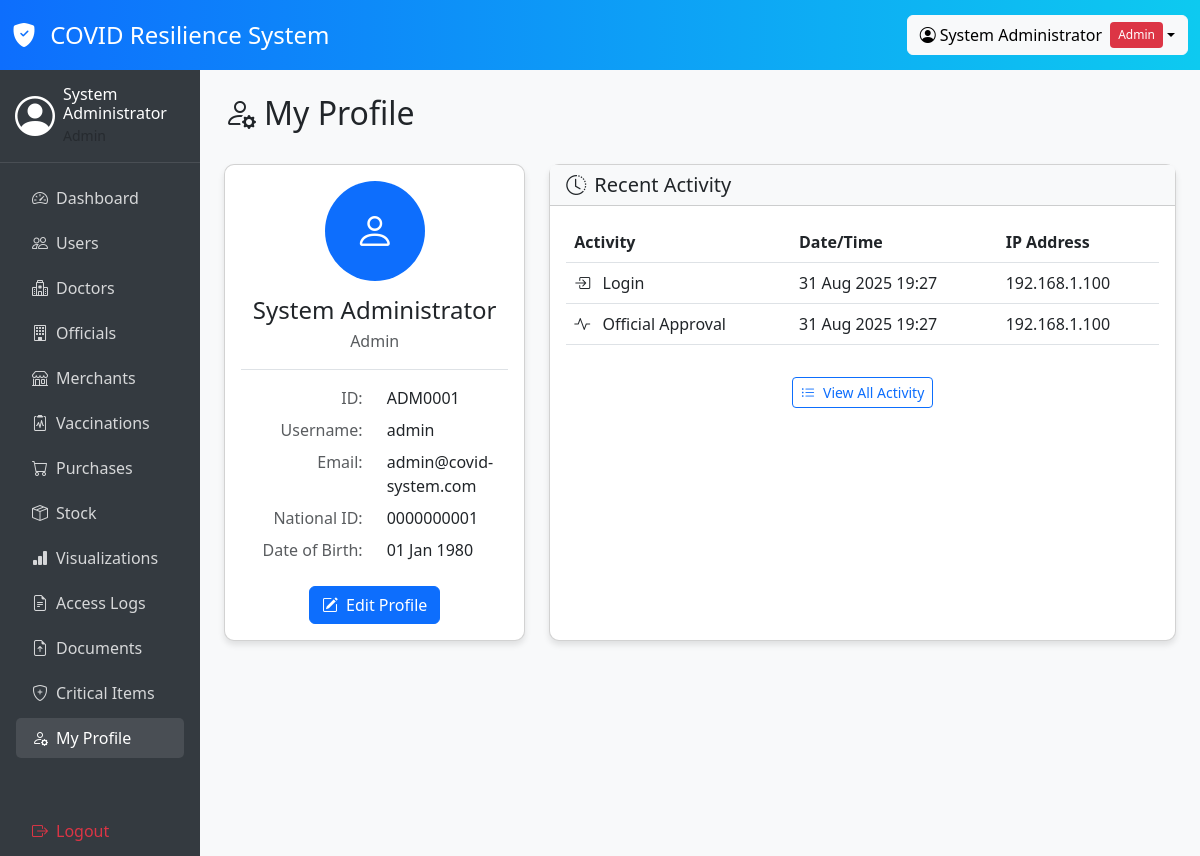
The app's page /profile.php (signed in) with its own data.
### tables this page shows
CREATE TABLE users (
    user_id INT AUTO_INCREMENT PRIMARY KEY,
    prs_id VARCHAR(20) UNIQUE NOT NULL,
    full_name VARCHAR(100) NOT NULL,
    national_id VARCHAR(20) UNIQUE NOT NULL,
    dob DATE NOT NULL,
    role ENUM('Admin', 'Official', 'Merchant', 'Citizen', 'Doctor') NOT NULL,
    username VARCHAR(50) UNIQUE NOT NULL,
    password VARCHAR(255) NOT NULL,
    email VARCHAR(100),
    city VARCHAR(50),
    created_at TIMESTAMP DEFAULT CURRENT_TIMESTAMP,
    updated_at TIMESTAMP DEFAULT CURRENT_TIMESTAMP ON UPDATE CURRENT_TIMESTAMP,
    INDEX idx_username (username),
    INDEX idx_prs_id (prs_id),
    INDEX idx_role (role),
    INDEX idx_national_id (national_id)
);

CREATE TABLE access_logs (
    log_id INT AUTO_INCREMENT PRIMARY KEY,
    user_id INT,
    access_type VARCHAR(100) NOT NULL,
    ip_address VARCHAR(45),
    location VARCHAR(100),
    timestamp TIMESTAMP DEFAULT CURRENT_TIMESTAMP,
    success BOOLEAN DEFAULT TRUE,
    additional_info TEXT,
    FOREIGN KEY (user_id) REFERENCES users(user_id) ON DELETE SET NULL ON UPDATE CASCADE,
    INDEX idx_user_id (user_id),
    INDEX idx_timestamp (timestamp),
    INDEX idx_access_type (access_type),
    INDEX idx_success (success)
);

### profile.php (the view, shortened to what this page needs)
<?php
$user_data = null;
try {
    $pdo = getDBConnection();
    $stmt = $pdo->prepare("SELECT * FROM users WHERE user_id = ?");
    $stmt->execute([$_SESSION['user_id']]);
    $user_data = $stmt->fetch(PDO::FETCH_ASSOC);
} catch (PDOException $e) {
    $error_message = "Error fetching user data: " . $e->getMessage();
}
?>
<!DOCTYPE html>
<html lang="en">
<head>
    <link rel="stylesheet" href="https://cdn.jsdelivr.net/npm/bootstrap@5.3.0/dist/css/bootstrap.min.css">
    <link rel="stylesheet" href="https://cdn.jsdelivr.net/npm/bootstrap-icons@1.10.0/font/bootstrap-icons.css">
</head>
<body>
    <div class="top-bar">
        <div class="container-fluid">
            <div class="row align-items-center">
                <div class="col">
                    <h4 class="mb-0">
                        <i class="bi bi-shield-fill-check me-2"></i>
                        COVID Resilience System
                    </h4>
                </div>
                <div class="col-auto">
                    <div class="dropdown">
                        <button class="btn btn-light dropdown-toggle d-flex align-items-center" type="button" id="userDropdown" data-bs-toggle="dropdown" aria-expanded="false">
                            <i class="bi bi-person-circle me-1"></i>
                            <?php echo htmlspecialchars($_SESSION['full_name'] ?? $_SESSION['username']); ?>
                            <span class="role-badge role-<?php echo strtolower($_SESSION['role']); ?>"><?php echo $_SESSION['role']; ?></span>
                        </button>
                    </div>
                </div>
            </div>
        </div>
    </div>
    <div class="container-fluid">
        <div class="row">
            <div class="col-md-2 sidebar p-0">
                <div class="user-profile">
                    <div class="d-flex align-items-center">
                        <i class="bi bi-person-circle fs-1 me-2"></i>
                        <div>
                            <h6 class="mb-0"><?php echo htmlspecialchars($_SESSION['full_name'] ?? $_SESSION['username']); ?></h6>
                            <small class="text-muted"><?php echo htmlspecialchars($_SESSION['role']); ?></small>
                        </div>
                    </div>
                </div>
                <ul class="nav flex-column px-3">
                    <li class="nav-item">
                        <a class="nav-link" href="dashboard.php">
                            <i class="bi bi-speedometer2 me-2"></i>Dashboard
                        </a>
                    </li>
                    <li class="nav-item">
                        <a class="nav-link" href="users.php">
                            <i class="bi bi-people me-2"></i>Users
                        </a>
                    </li>
                    <li class="nav-item">
                        <a class="nav-link" href="doctors.php">
                            <i class="bi bi-hospital me-2"></i>Doctors
                        </a>
                    </li>
                    <li class="nav-item">
                        <a class="nav-link" href="government_officials.php">
                            <i class="bi bi-building me-2"></i>Officials
                        </a>
                    </li>
                    <li class="nav-item">
                        <a class="nav-link" href="merchants.php">
                            <i class="bi bi-shop me-2"></i>Merchants
                        </a>
                    </li>
                    <li class="nav-item">
                        <a class="nav-link" href="vaccination_records.php">
                            <i class="bi bi-clipboard2-pulse me-2"></i>Vaccinations
                        </a>
                    </li>
                    <li class="nav-item">
                        <a class="nav-link" href="purchases.php">
                            <i class="bi bi-cart me-2"></i>Purchases
                        </a>
                    </li>
                    <li class="nav-item">
                        <a class="nav-link" href="stock.php">
                            <i class="bi bi-box-seam me-2"></i>Stock
                        </a>
                    </li>
                    <li class="nav-item">
                        <a class="nav-link" href="visualization_dashboard.php">
                            <i class="bi bi-bar-chart-fill me-2"></i>Visualizations
                        </a>
                    </li>
                    <li class="nav-item">
                        <a class="nav-link" href="access_logs.php">
                            <i class="bi bi-file-earmark-text me-2"></i>Access Logs
                        </a>
                    </li>
                    <li class="nav-item">
                        <a class="nav-link" href="document_upload.php">
                            <i class="bi bi-file-earmark-arrow-up me-2"></i>Documents
                        </a>
                    </li>
                    <li class="nav-item">
                        <a class="nav-link" href="critical_items.php">
                            <i class="bi bi-shield-plus me-2"></i>Critical Items
                        </a>
                    </li>
                    <li class="nav-item">
                        <a class="nav-link active" href="profile.php">
                            <i class="bi bi-person-gear me-2"></i>My Profile
                        </a>
                    </li>
                    <li class="nav-item mt-5">
                        <a class="nav-link text-danger" href="logout.php">
                            <i class="bi bi-box-arrow-right me-2"></i>Logout
                        </a>
                    </li>
                </ul>
            </div>
            <div class="col-md-10 p-4">
                <div class="d-flex justify-content-between align-items-center mb-4">
                    <h2><i class="bi bi-person-gear me-2"></i>My Profile</h2>
                </div>
                <div class="row">
                    <div class="col-md-4 mb-4">
                        <div class="card h-100">
                            <div class="card-body text-center">
                                <div class="profile-avatar mx-auto">
                                    <i class="bi bi-person"></i>
                                </div>
                                <h4 class="mb-1"><?php echo htmlspecialchars($user_data['full_name']); ?></h4>
                                <p class="text-muted mb-3"><?php echo htmlspecialchars($user_data['role']); ?></p>
                                <div class="border-top pt-3 mt-3">
                                    <div class="row text-start">
                                        <div class="col-6 text-end text-muted">ID:</div>
                                        <div class="col-6 text-start"><?php echo htmlspecialchars($user_data['prs_id']); ?></div>
                                    </div>
                                    <div class="row text-start mt-2">
                                        <div class="col-6 text-end text-muted">Username:</div>
                                        <div class="col-6 text-start"><?php echo htmlspecialchars($user_data['username']); ?></div>
                                    </div>
                                    <div class="row text-start mt-2">
                                        <div class="col-6 text-end text-muted">Email:</div>
                                        <div class="col-6 text-start"><?php echo htmlspecialchars($user_data['email'] ?? 'Not set'); ?></div>
                                    </div>
                                    <div class="row text-start mt-2">
                                        <div class="col-6 text-end text-muted">National ID:</div>
                                        <div class="col-6 text-start"><?php echo htmlspecialchars($user_data['national_id']); ?></div>
                                    </div>
                                    <div class="row text-start mt-2">
                                        <div class="col-6 text-end text-muted">Date of Birth:</div>
                                        <div class="col-6 text-start"><?php echo htmlspecialchars(date('d M Y', strtotime($user_data['dob']))); ?></div>
                                    </div>
                                </div>
                                <div class="mt-4">
                                    <a href="#editProfile" class="btn btn-primary" data-bs-toggle="collapse" role="button" aria-expanded="false" aria-controls="editProfile">
                                        <i class="bi bi-pencil-square me-2"></i>Edit Profile
                                    </a>
                                </div>
                            </div>
                        </div>
                    </div>
                    <div class="col-md-8 mb-4">
                        <div class="card h-100">
                            <div class="card-header bg-light">
                                <h5 class="mb-0"><i class="bi bi-clock-history me-2"></i>Recent Activity</h5>
                            </div>
                            <div class="card-body">
                                <?php
                                try {
                                    $pdo = getDBConnection();
                                    $stmt = $pdo->prepare("SELECT * FROM access_logs WHERE user_id = ? ORDER BY timestamp DESC LIMIT 5");
                                    $stmt->execute([$_SESSION['user_id']]);
                                    $recent_logs = $stmt->fetchAll(PDO::FETCH_ASSOC);
                                    if (count($recent_logs) > 0):
                                ?>
                                <div class="table-responsive">
                                    <table class="table table-hover">
                                        <thead>
                                            <tr>
                                                <th>Activity</th>
                                                <th>Date/Time</th>
                                                <th>IP Address</th>
                                            </tr>
                                        </thead>
                                        <tbody>
                                            <?php foreach ($recent_logs as $log): ?>
                                            <tr>
                                                <td>
                                                    <?php
                                                    $icon = 'bi-activity';
                                                    $activity = $log['access_type'];
                                                    if (stripos($activity, 'login') !== false) {
                                                        $icon = 'bi-box-arrow-in-right';
                                                    } elseif (stripos($activity, 'logout') !== false) {
                                                        $icon = 'bi-box-arrow-left';
                                                    } elseif (stripos($activity, 'view') !== false) {
                                                        $icon = 'bi-eye';
                                                    } elseif (stripos($activity, 'edit') !== false || stripos($activity, 'update') !== false) {
                                                        $icon = 'bi-pencil';
                                                    } elseif (stripos($activity, 'add') !== false || stripos($activity, 'create') !== false) {
                                                        $icon = 'bi-plus-circle';
                                                    } elseif (stripos($activity, 'delete') !== false) {
                                                        $icon = 'bi-trash';
                                                    } elseif (stripos($activity, 'download') !== false) {
                                                        $icon = 'bi-download';
                                                    } elseif (stripos($activity, 'upload') !== false) {
                                                        $icon = 'bi-upload';
                                                    }
                                                    ?>
                                                    <i class="bi <?php echo $icon; ?> me-2"></i>
                                                    <?php echo htmlspecialchars($activity); ?>
                                                </td>
                                                <td><?php echo htmlspecialchars(date('d M Y H:i', strtotime($log['timestamp']))); ?></td>
                                                <td><?php echo htmlspecialchars($log['ip_address']); ?></td>
                                            </tr>
                                            <?php endforeach; ?>
                                        </tbody>
                                    </table>
                                </div>
                                <?php else: ?>
                                <p class="text-center text-muted">No recent activity found</p>
                                <?php
                                    endif;
                                } catch (PDOException $e) {
                                    echo '<p class="text-danger">Error fetching activity logs: ' . htmlspecialchars($e->getMessage()) . '</p>';
                                }
                                ?>
                                <div class="text-center mt-3">
                                    <a href="access_logs.php" class="btn btn-outline-primary btn-sm">
                                        <i class="bi bi-list-ul me-2"></i>View All Activity
                                    </a>
                                </div>
                            </div>
                        </div>
                    </div>
                </div>
            </div>
        </div>
    </div>
</body>
</html>

### profile.php (style rules this page uses)
body { background-color: #f8f9fa; }
.top-bar { background: linear-gradient(90deg, #0d6efd, #0dcaf0); color: white; padding: 15px 0; }
.card { border-radius: 10px; box-shadow: 0 4px 6px rgba(0, 0, 0, 0.1); }
.sidebar { background-color: #343a40; color: white; min-height: calc(100vh - 60px); }
.sidebar .nav-link { color: rgba(255, 255, 255, 0.8); border-radius: 5px; margin-bottom: 5px; }
.sidebar .nav-link:hover, .sidebar .nav-link.active { background-color: rgba(255, 255, 255, 0.1); color: white; }
.user-profile { padding: 15px; border-bottom: 1px solid rgba(255, 255, 255, 0.1); margin-bottom: 15px; }
.profile-avatar { width: 100px; height: 100px; border-radius: 50%; background-color: #0d6efd; color: white; display: flex; align-items: center; justify-content: center; font-size: 40px; margin-bottom: 15px; }
.role-badge { font-size: 0.75rem; padding: 0.25rem 0.5rem; border-radius: 0.25rem; display: inline-block; margin-left: 0.5rem; }
.role-admin { background: #dc3545; color: white; }

### records on screen
users: full_name "System Administrator", role "Admin", prs "ADM0001", username "admin", email "admin@covid-system.com", national "0000000001", dob "01 Jan 1980"
access_logs: access_type "Login", timestamp "31 Aug 2025 19:27", ip_address "192.168.1.100"
access_logs: access_type "Official Approval", timestamp "31 Aug 2025 19:27", ip_address "192.168.1.100"

### other values on screen
$_SESSION['full_name'] "System Administrator"
$_SESSION['role'] "Admin"
